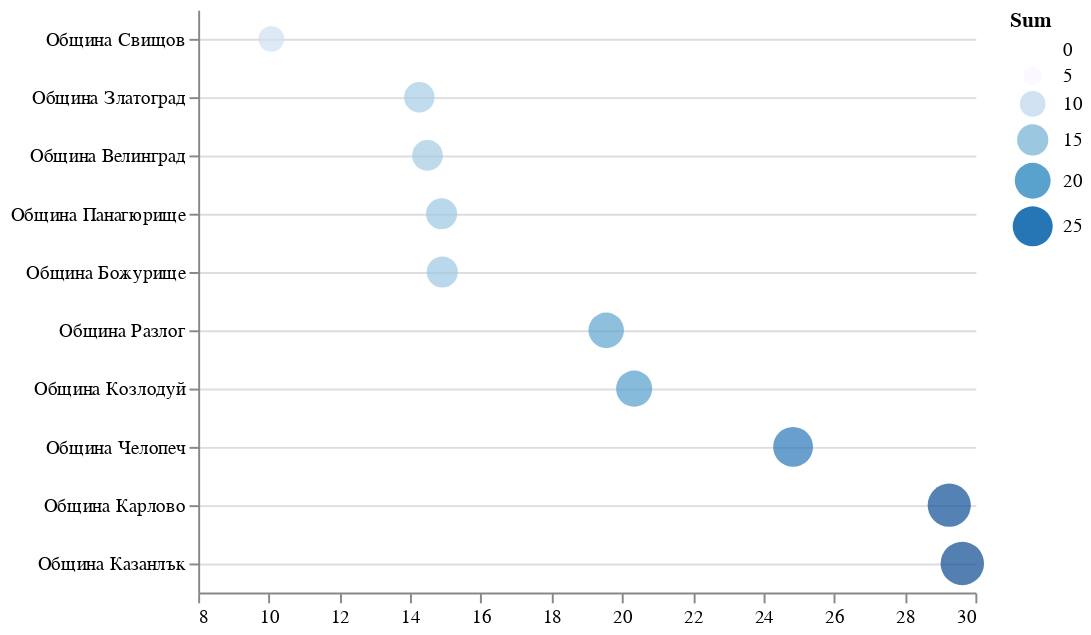

Notebook source saved alongside this figure:
### Code cell
alt.Chart(top10_mun).mark_circle().encode(
    alt.X(
        'Sum:Q',
        title="",
        axis=alt.Axis(grid=False),
        scale=alt.Scale(domain=[8, 30])
    ),
    alt.Y(
        'Value:N',
        title="",
        sort='x',
        axis=alt.Axis(grid=True, labelLimit=450),
    ),
    size=alt.Size('Sum:Q', scale=alt.Scale(range=[10, 500])),
    color=alt.Color('Sum:Q'),
    tooltip=['Value','Sum']
).properties(
    height=alt.Step(30)
).configure_view(stroke="transparent")

### Figure 1 — Vega-Lite specification as saved in the notebook (floating-point values rounded to 4 significant figures)
{"config": {"view": {"continuousWidth": 400, "continuousHeight": 300, "stroke": "transparent"}}, "data": {"name": "data-e859d01c30b612c69cf2582e4705c20a"}, "mark": "circle", "encoding": {"color": {"field": "Sum", "type": "quantitative"}, "size": {"field": "Sum", "scale": {"range": [10, 500]}, "type": "quantitative"}, "tooltip": [{"field": "Value", "type": "nominal"}, {"field": "Sum", "type": "quantitative"}], "x": {"axis": {"grid": false}, "field": "Sum", "scale": {"domain": [8, 30]}, "title": "", "type": "quantitative"}, "y": {"axis": {"grid": true, "labelLimit": 450}, "field": "Value", "sort": "x", "title": "", "type": "nominal"}}, "height": {"step": 30}, "$schema": "https://vega.github.io/schema/vega-lite/v4.17.0.json", "datasets": {"data-e859d01c30b612c69cf2582e4705c20a": [{"Value": "Община Казанлък", "Sum": 29.63}, {"Value": "Община Карлово", "Sum": 29.26}, {"Value": "Община Челопеч", "Sum": 24.84}, {"Value": "Община Козлодуй", "Sum": 20.34}, {"Value": "Община Разлог", "Sum": 19.55}, {"Value": "Община Божурище", "Sum": 14.91}, {"Value": "Община Панагюрище", "Sum": 14.89}, {"Value": "Община Велинград", "Sum": 14.49}, {"Value": "Община Златоград", "Sum": 14.26}, {"Value": "Община Свищов", "Sum": 10.07}]}}
